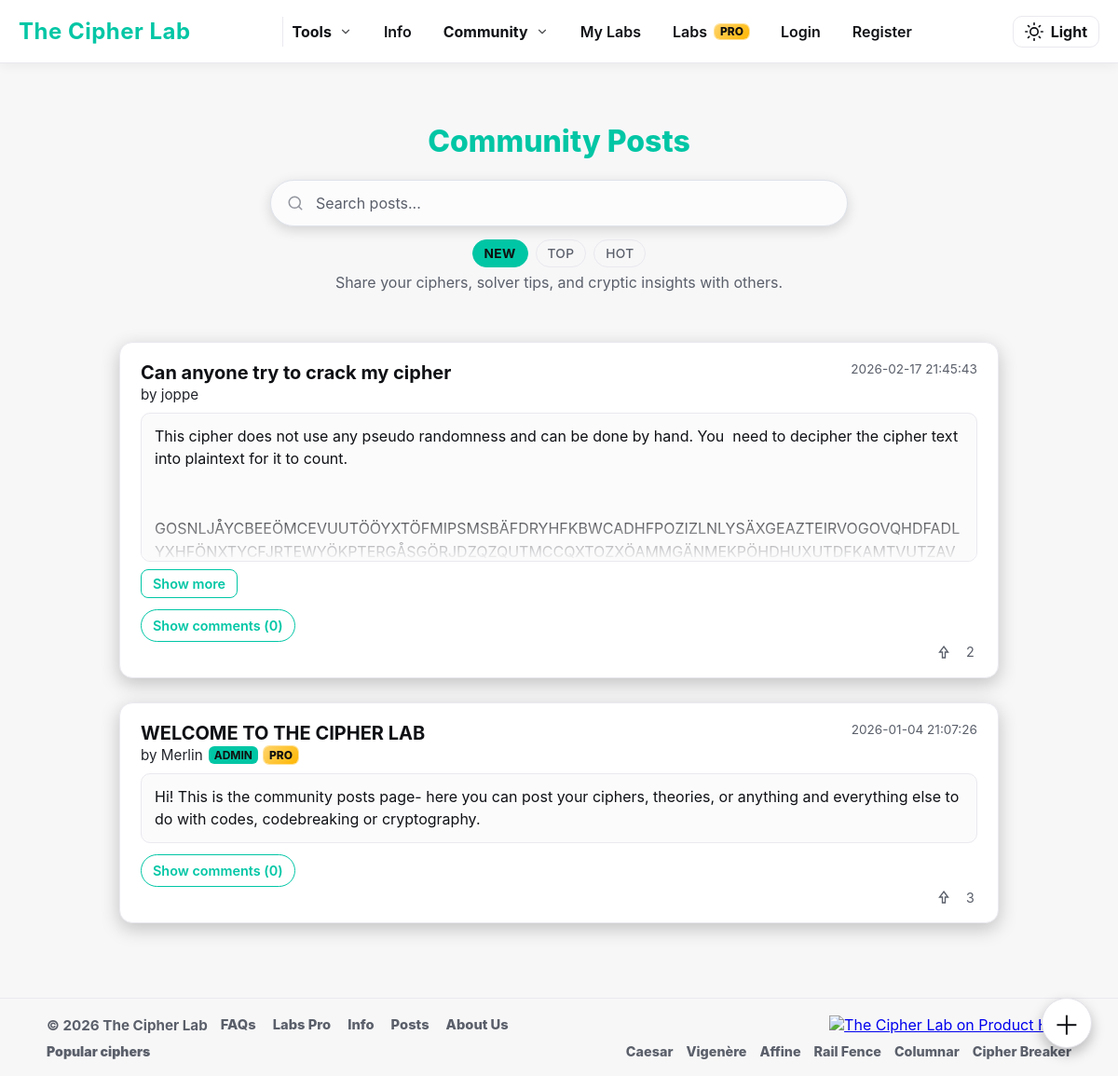
Page /posts on the earlier database version.
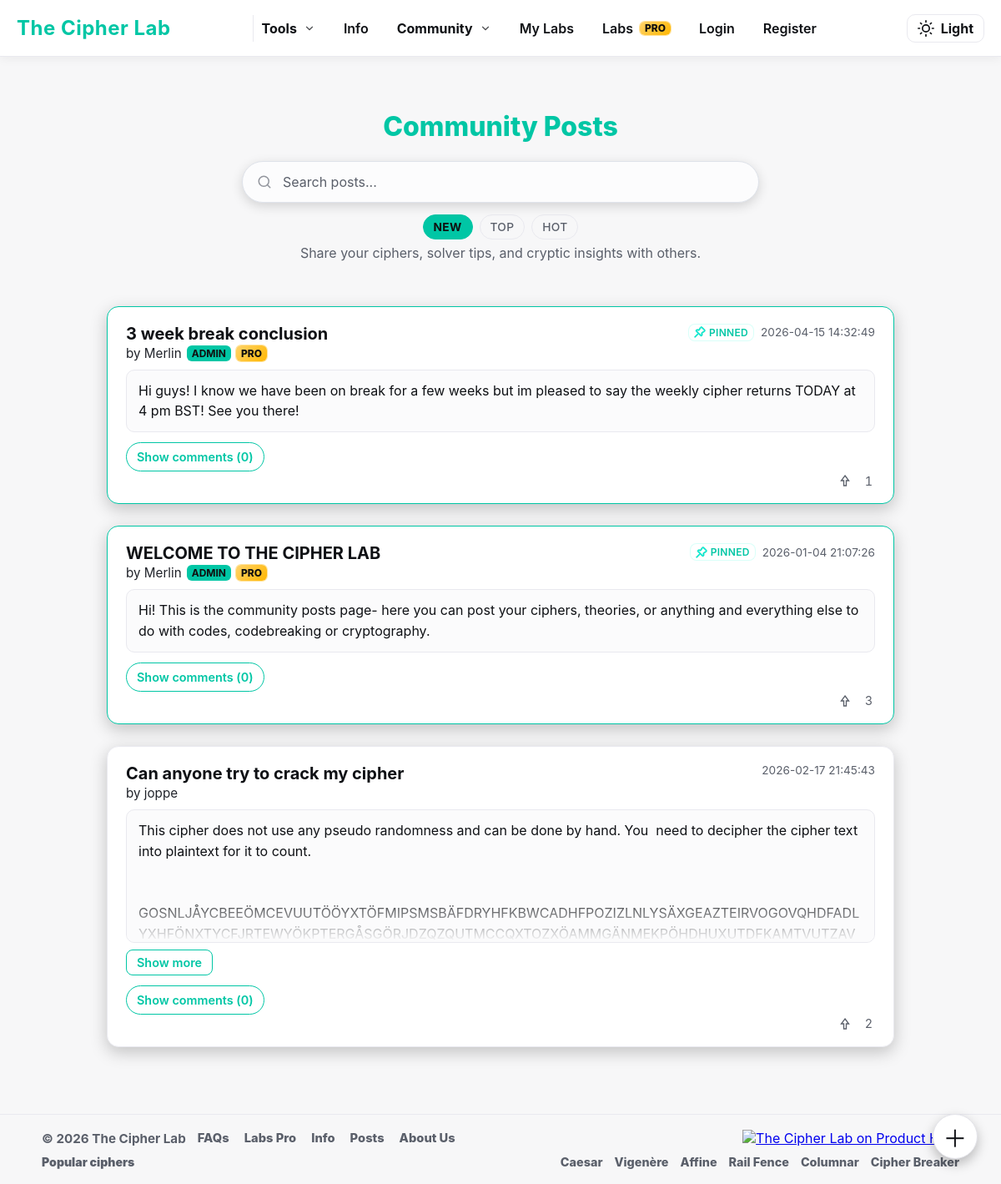
Same page on the later database version.
### tables this page shows
CREATE TABLE posts (
    id INTEGER PRIMARY KEY AUTOINCREMENT,
    user_id INTEGER,  -- ✅ allow NULL for deleted users
    title TEXT NOT NULL,
    body TEXT NOT NULL,
    image_filename TEXT,
    created_at TEXT NOT NULL,
    pinned INTEGER DEFAULT 0, upvotes INTEGER DEFAULT 0, downvotes INTEGER DEFAULT 0,
    FOREIGN KEY(user_id) REFERENCES users(id)
        ON DELETE SET NULL
);

CREATE TABLE users (
    id INTEGER PRIMARY KEY AUTOINCREMENT,
    username TEXT UNIQUE NOT NULL,
    email TEXT UNIQUE NOT NULL,
    password_hash TEXT NOT NULL,
    is_admin INTEGER NOT NULL DEFAULT 0,
    created_at TEXT NOT NULL,
    banned INTEGER DEFAULT 0
, has_posted INTEGER NOT NULL DEFAULT 0, labs_info_seen INTEGER NOT NULL DEFAULT 0, is_pro INTEGER DEFAULT 0, stripe_customer_id TEXT, pro_since TEXT, stripe_subscription_id TEXT, pro_until TEXT, pro_current_period_end TEXT, pro_cancel_at_period_end INTEGER NOT NULL DEFAULT 0, labs_tour_seen INTEGER NOT NULL DEFAULT 0, google_sub TEXT, avatar_url TEXT, auth_provider TEXT NOT NULL DEFAULT 'local', needs_password INTEGER NOT NULL DEFAULT 0, needs_username INTEGER NOT NULL DEFAULT 0);

### app.py (the view, shortened to what this page needs)
@app.route("/posts", methods=["GET"])
def posts_list():
    user = current_user()
    page = max(int(request.args.get("page", 1)), 1)
    per_page = 10
    offset = (page - 1) * per_page
    sort = (request.args.get("sort") or "new").lower()
    if sort not in ("new", "top", "hot"):
        sort = "new"
    search = (request.args.get("search") or "").strip()
    conn = get_db()
    params = []
    base_condition = "(users.banned IS NULL OR users.banned = 0)"
    if search:
        like = f"%{search}%"
        where_clause = f"""
            WHERE {base_condition}
              AND (
                    posts.title LIKE ?
                 OR posts.body LIKE ?
                 OR users.username LIKE ?
              )
        """
        params.extend([like, like, like])
    else:
        where_clause = f"WHERE {base_condition}"
    if sort == "new":
        order_clause = """
            ORDER BY posts.pinned DESC,
                     datetime(posts.created_at) DESC
        """
    elif sort == "top":
        order_clause = """
            ORDER BY posts.pinned DESC,
                     posts.upvotes DESC,
                     datetime(posts.created_at) DESC
        """
    cur = conn.execute(f"""
        SELECT
            posts.id,
            posts.user_id AS owner_id,
            posts.title,
            posts.body,
            posts.image_filename,
            posts.created_at,
            posts.pinned,
            posts.upvotes,
            users.username,
            users.email,
            users.is_admin,
            users.is_pro,
            users.banned
        FROM posts
        LEFT JOIN users ON posts.user_id = users.id
        {where_clause}
        {order_clause}
        LIMIT ? OFFSET ?
    """, (*params, per_page, offset))
    posts = [dict(r) for r in cur.fetchall()]
    cur = conn.execute(f"""
        SELECT COUNT(*) AS total
        FROM posts
        LEFT JOIN users ON posts.user_id = users.id
        {where_clause}
    """, params)
    total_posts = cur.fetchone()["total"]
    uid = user["id"] if user else None
    for p in posts:
        if not p.get("username"):
            p["username"] = "[Deleted User]"
            p["is_admin"] = 0
            p["is_pro"] = 0
            p["banned"] = 0
        if uid:
            row = conn.execute("""
                SELECT vote FROM post_votes
                WHERE user_id=? AND post_id=?
            """, (uid, p["id"])).fetchone()
            p["viewer_hearted"] = (row and row["vote"] == 1)
        else:
            p["viewer_hearted"] = False
    conn.close()
    total_pages = max((total_posts + per_page - 1) // per_page, 1)
    return render_template(
        "posts.html",
        posts=posts,
        user=user,
        user_is_admin=is_admin(user),
        page=page,
        total_pages=total_pages,
        user_is_pro=is_pro(user),
        sort=sort,
        search=search,
    )

### app.py (called while the page is built)
@app.after_request
def add_security_headers(resp):
    resp.headers["X-Content-Type-Options"] = "nosniff"
    resp.headers["X-Frame-Options"] = "DENY"
    resp.headers["Referrer-Policy"] = "strict-origin-when-cross-origin"
    resp.headers["Content-Security-Policy"] = (
        "default-src 'self'; "
        "img-src 'self' data: https://api.producthunt.com https://ph-files.imgix.net https://www.producthunt.com; "
        "script-src 'self' 'unsafe-inline' https://www.producthunt.com; "
        "style-src 'self' 'unsafe-inline'; "
        "frame-src https://www.producthunt.com;"
    )
    return resp

def is_admin(user):
    if not user:
        return False
    return (user.get("is_admin") == 1) or (user.get("email", "").lower() == ADMIN_EMAIL.lower())

def is_pro(user):
    if not user:
        return False
    try:
        return bool(user["is_pro"])
    except Exception:
        return False

@app.before_request
def clear_flash_on_login():
    if request.endpoint == "login" and request.method == "GET":
        if "_flashes" not in session:
            session.pop("_flashes", None)

@app.context_processor
def inject_now_year():
    return {"now_year": datetime.utcnow().year}

### templates/posts.html (shortened to what this page needs)
<!DOCTYPE html>
<html lang="en">
<head>
  <link rel="stylesheet" href="{{ url_for('static', filename='style.css') }}">
</head>
<body>
  {% include 'base_nav.html' %}
  <main class="posts-container">
    <div class="posts-header">
      <h2 class="post-titles">Community Posts</h2>
      <div class="posts-search">
        <input type="text" id="post-search-input" placeholder="Search posts..." autocomplete="off">
      </div>
      <div class="posts-sort">
        <a href="{{ url_for('posts_list', sort='new') }}" class="sort-pill {% if sort == 'new' %}active{% endif %}">New</a>
        <a href="{{ url_for('posts_list', sort='top') }}" class="sort-pill {% if sort == 'top' %}active{% endif %}">Top</a>
        <a href="{{ url_for('posts_list', sort='hot') }}" class="sort-pill {% if sort == 'hot' %}active{% endif %}">Hot</a>
      </div>
      <p>Share your ciphers, solver tips, and cryptic insights with others.</p>
    </div>
    {% for p in posts %}
    <article id="post-{{ p.id }}" class="post-card {% if p.pinned %}pinned{% endif %}" data-post-id="{{ p.id }}">
      <div class="post-top">
        <div>
          <div class="post-title">{{ p.title }}</div>
          <div class="post-author">
            by {{ p.username or '[Deleted User]' }}
            {% if p.is_admin %}<span class="admin-badge">Admin</span>{% endif %}
            {% if p.is_pro %}<span class="pro-badge">PRO</span>{% endif %}
          </div>
        </div>
        <div class="post-right">
          <div class="post-meta">
            {% if p.pinned %}
              <span class="pinned-badge" title="Pinned post">
                <img src="{{ url_for('static', filename='assets/pin.svg') }}" alt="Pinned"
                  style="width:14px;height:14px;vertical-align:-2px;filter:invert(63%) sepia(95%) saturate(500%) hue-rotate(125deg) brightness(102%) contrast(101%);">
                Pinned
              </span>
            {% endif %}
            <span>{{ p.created_at[:19].replace('T',' ') }}</span>
          </div>
        </div>
      </div>
      <div class="post-body">{{ p.body }}</div>
      <div class="heart-row">
        <div class="heart-box" data-post-id="{{ p.id }}">
          <span class="heart-pulse-ring"></span>
          <button class="heart-btn {% if p.viewer_hearted %}active-heart{% endif %}"
                  type="button"
                  aria-label="Heart this post"
                  aria-pressed="{% if p.viewer_hearted %}true{% else %}false{% endif %}">
            <svg class="heart-icon" viewBox="0 0 24 24">
              <path d="M12 4 L18 12 H14 V20 H10 V12 H6 Z"/>
            </svg>
          </button>
          <span class="heart-count" id="heart-count-{{ p.id }}">{{ p.upvotes or 0 }}</span>
        </div>
      </div>
      <button class="comments-toggle" data-state="closed" id="comments-toggle-{{ p.id }}">
        Show comments (<span id="comments-num-{{ p.id }}">0</span>)
      </button>
    </article>
    {% endfor %}
    <a href="{% if user %}{{ url_for('posts_new') }}{% else %}{{ url_for('login') }}{% endif %}"
      class="fab" title="{% if user %}Create a new post{% else %}Log in to post{% endif %}">
      <span>＋</span>
    </a>
  </main>
              {% include "base_footer.html" %}
</body>
</html>

Differences in the rows shown:
added posts: title "3 week break conclusion", username "Merlin", shows "ADMIN", shows "PRO", pinned 1 (drawn), created_at "2026-04-15 14:32:49", body "Hi guys! I know we have been on break for a few weeks but im pleased to say the weekly cipher returns TODAY at 4 pm BST! See you there!", upvotes "1"
changed posts "WELCOME TO THE CIPHER LAB": pinned: picture added; now shows "PINNED"; moves up the list
